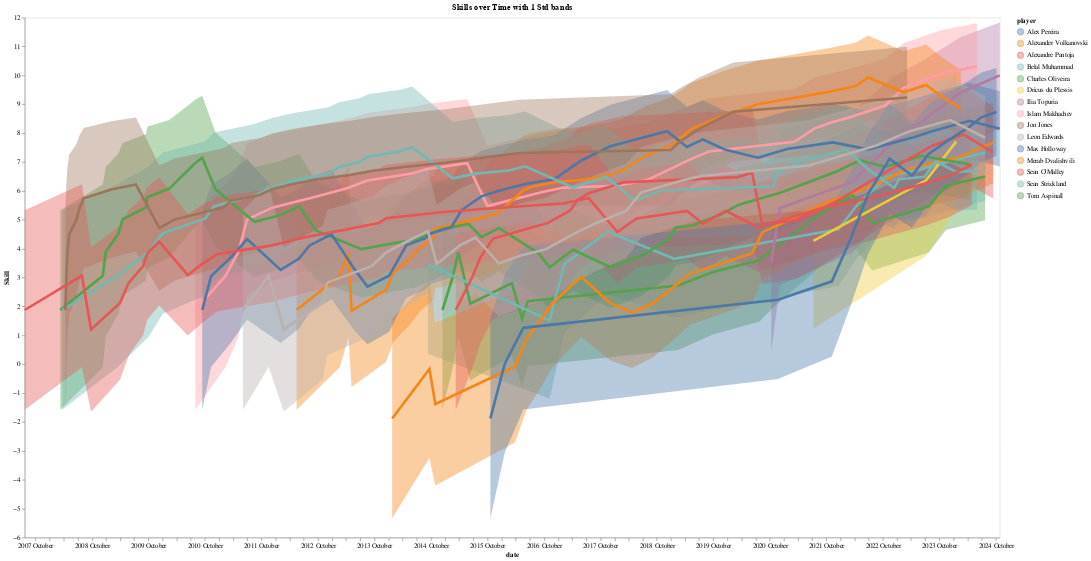

Source (notebook cell):
### Code cell
self.plot_player_skills(players = top_fighters_online, width=1500, burnin=0)

### Figure 1 — Vega-Lite specification as saved in the notebook (floating-point values rounded to 4 significant figures; data arrays with more than 128 entries replaced by an {"elided": "..."} marker saying what was removed)
{"config": {"view": {"continuousWidth": 300, "continuousHeight": 300}, "axis": {"grid": false}}, "layer": [{"mark": {"type": "area", "opacity": 0.4}, "encoding": {"color": {"field": "player", "type": "nominal"}, "x": {"field": "date", "type": "temporal"}, "y": {"field": "lower", "type": "quantitative"}, "y2": {"field": "upper"}}}, {"mark": {"type": "line", "strokeWidth": 4}, "encoding": {"color": {"field": "player", "scale": {"scheme": "tableau10"}, "sort": ["Islam Makhachev", "Alex Pereira", "Jon Jones", "Ilia Topuria", "Belal Muhammad", "Dricus du Plessis", "Merab Dvalishvili", "Tom Aspinall", "Leon Edwards", "Alexander Volkanovski", "Max Holloway", "Alexandre Pantoja", "Sean O'Malley", "Sean Strickland", "Charles Oliveira"], "type": "nominal"}, "x": {"axis": {"format": "%Y %B"}, "field": "date", "type": "temporal"}, "y": {"field": "mu", "scale": {"zero": false}, "title": "Skill", "type": "quantitative"}}}], "data": {"name": "data-c4ca8f6a8ffdedf00f31a9c8bd974171"}, "height": 800, "title": "Skills over Time with 1 Std bands", "width": 1500, "$schema": "https://vega.github.io/schema/vega-lite/v5.20.1.json", "datasets": {"data-c4ca8f6a8ffdedf00f31a9c8bd974171": {"elided": "345 records"}}}
